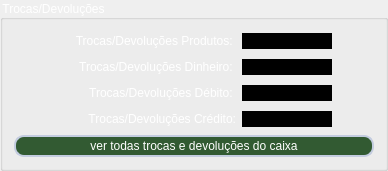
    <widget class="QGroupBox" name="groupBox_trocas_devolucoes">
     <property name="geometry">
      <rect>
       <x>20</x>
       <y>320</y>
       <width>388</width>
       <height>161</height>
      </rect>
     </property>
     <property name="styleSheet">
      <string notr="true">color: white;</string>
     </property>
     <property name="title">
      <string>Trocas/Devoluções</string>
     </property>
     <layout class="QVBoxLayout" name="verticalLayout_14">
      <item>
       <layout class="QHBoxLayout" name="horizontalLayout_8">
        <item>
         <spacer name="horizontalSpacer_10">
          <property name="orientation">
           <enum>Qt::Orientation::Horizontal</enum>
          </property>
          <property name="sizeHint" stdset="0">
           <size>
            <width>40</width>
            <height>20</height>
           </size>
          </property>
         </spacer>
        </item>
        <item>
         <widget class="QLabel" name="label_48">
          <property name="minimumSize">
           <size>
            <width>180</width>
            <height>0</height>
           </size>
          </property>
          <property name="maximumSize">
           <size>
            <width>180</width>
            <height>16777215</height>
           </size>
          </property>
          <property name="styleSheet">
           <string notr="true">font: 550 8pt &quot;Segoe UI&quot;;
color: white;</string>
          </property>
          <property name="text">
           <string>Trocas/Devoluções Produtos: </string>
          </property>
          <property name="alignment">
           <set>Qt::AlignmentFlag::AlignRight|Qt::AlignmentFlag::AlignTrailing|Qt::AlignmentFlag::AlignVCenter</set>
          </property>
         </widget>
        </item>
        <item>
         <widget class="QLineEdit" name="input_trocas_devolucoes_produtos">
          <property name="minimumSize">
           <size>
            <width>90</width>
            <height>0</height>
           </size>
          </property>
          <property name="maximumSize">
           <size>
            <width>90</width>
            <height>16777215</height>
           </size>
          </property>
          <property name="styleSheet">
           <string notr="true">color: white;
background-color: black;
border: solid gray 2px;</string>
          </property>
          <property name="alignment">
           <set>Qt::AlignmentFlag::AlignCenter</set>
          </property>
          <property name="readOnly">
           <bool>true</bool>
          </property>
         </widget>
        </item>
        <item>
         <spacer name="horizontalSpacer_9">
          <property name="orientation">
           <enum>Qt::Orientation::Horizontal</enum>
          </property>
          <property name="sizeHint" stdset="0">
           <size>
            <width>40</width>
            <height>20</height>
           </size>
          </property>
         </spacer>
        </item>
       </layout>
      </item>
      <item>
       <layout class="QHBoxLayout" name="horizontalLayout_15">
        <item>
         <spacer name="horizontalSpacer_17">
          <property name="orientation">
           <enum>Qt::Orientation::Horizontal</enum>
          </property>
          <property name="sizeHint" stdset="0">
           <size>
            <width>40</width>
            <height>20</height>
           </size>
          </property>
         </spacer>
        </item>
        <item>
         <widget class="QLabel" name="label_49">
          <property name="minimumSize">
           <size>
            <width>180</width>
            <height>0</height>
           </size>
          </property>
          <property name="maximumSize">
           <size>
            <width>180</width>
            <height>16777215</height>
           </size>
          </property>
          <property name="styleSheet">
           <string notr="true">font: 550 8pt &quot;Segoe UI&quot;;
color: white;</string>
          </property>
          <property name="text">
           <string>Trocas/Devoluções Dinheiro: </string>
          </property>
          <property name="alignment">
           <set>Qt::AlignmentFlag::AlignRight|Qt::AlignmentFlag::AlignTrailing|Qt::AlignmentFlag::AlignVCenter</set>
          </property>
         </widget>
        </item>
        <item>
         <widget class="QLineEdit" name="input_trocas_devolucoes_dinheiro">
          <property name="minimumSize">
           <size>
            <width>90</width>
            <height>0</height>
           </size>
          </property>
          <property name="maximumSize">
           <size>
            <width>90</width>
            <height>16777215</height>
           </size>
          </property>
          <property name="styleSheet">
           <string notr="true">color: white;
background-color: black;
border: solid gray 2px;</string>
          </property>
          <property name="alignment">
           <set>Qt::AlignmentFlag::AlignCenter</set>
          </property>
          <property name="readOnly">
           <bool>true</bool>
          </property>
         </widget>
        </item>
        <item>
         <spacer name="horizontalSpacer_18">
          <property name="orientation">
           <enum>Qt::Orientation::Horizontal</enum>
          </property>
          <property name="sizeHint" stdset="0">
           <size>
            <width>40</width>
            <height>20</height>
           </size>
          </property>
         </spacer>
        </item>
       </layout>
      </item>
      <item>
       <layout class="QHBoxLayout" name="horizontalLayout_16">
        <item>
         <spacer name="horizontalSpacer_19">
          <property name="orientation">
           <enum>Qt::Orientation::Horizontal</enum>
          </property>
          <property name="sizeHint" stdset="0">
           <size>
            <width>40</width>
            <height>20</height>
           </size>
          </property>
         </spacer>
        </item>
        <item>
         <widget class="QLabel" name="label_50">
          <property name="minimumSize">
           <size>
            <width>180</width>
            <height>0</height>
           </size>
          </property>
          <property name="maximumSize">
           <size>
            <width>180</width>
            <height>16777215</height>
           </size>
          </property>
          <property name="styleSheet">
           <string notr="true">font: 550 8pt &quot;Segoe UI&quot;;
color: white;</string>
          </property>
          <property name="text">
           <string>Trocas/Devoluções Débito: </string>
          </property>
          <property name="alignment">
           <set>Qt::AlignmentFlag::AlignRight|Qt::AlignmentFlag::AlignTrailing|Qt::AlignmentFlag::AlignVCenter</set>
          </property>
         </widget>
        </item>
        <item>
         <widget class="QLineEdit" name="input_trocas_devolucoes_debito">
          <property name="minimumSize">
           <size>
            <width>90</width>
            <height>0</height>
           </size>
          </property>
          <property name="maximumSize">
           <size>
            <width>90</width>
            <height>16777215</height>
           </size>
          </property>
          <property name="styleSheet">
           <string notr="true">color: white;
background-color: black;
border: solid gray 2px;</string>
          </property>
          <property name="alignment">
           <set>Qt::AlignmentFlag::AlignCenter</set>
          </property>
          <property name="readOnly">
           <bool>true</bool>
          </property>
         </widget>
        </item>
        <item>
         <spacer name="horizontalSpacer_20">
          <property name="orientation">
           <enum>Qt::Orientation::Horizontal</enum>
          </property>
          <property name="sizeHint" stdset="0">
           <size>
            <width>40</width>
            <height>20</height>
           </size>
          </property>
         </spacer>
        </item>
       </layout>
      </item>
      <item>
       <layout class="QHBoxLayout" name="horizontalLayout_17">
        <item>
         <spacer name="horizontalSpacer_21">
          <property name="orientation">
           <enum>Qt::Orientation::Horizontal</enum>
          </property>
          <property name="sizeHint" stdset="0">
           <size>
            <width>40</width>
            <height>20</height>
           </size>
          </property>
         </spacer>
        </item>
        <item>
         <widget class="QLabel" name="label_51">
          <property name="minimumSize">
           <size>
            <width>180</width>
            <height>0</height>
           </size>
          </property>
          <property name="maximumSize">
           <size>
            <width>180</width>
            <height>16777215</height>
           </size>
          </property>
          <property name="styleSheet">
           <string notr="true">font: 550 8pt &quot;Segoe UI&quot;;
color: white;</string>
          </property>
          <property name="text">
           <string>Trocas/Devoluções Crédito:</string>
          </property>
          <property name="alignment">
           <set>Qt::AlignmentFlag::AlignRight|Qt::AlignmentFlag::AlignTrailing|Qt::AlignmentFlag::AlignVCenter</set>
          </property>
         </widget>
        </item>
        <item>
         <widget class="QLineEdit" name="input_trocas_devolucoes_credito">
          <property name="minimumSize">
           <size>
            <width>90</width>
            <height>0</height>
           </size>
          </property>
          <property name="maximumSize">
           <size>
            <width>90</width>
            <height>16777215</height>
           </size>
          </property>
          <property name="styleSheet">
           <string notr="true">color: white;
background-color: black;
border: solid gray 2px;</string>
          </property>
          <property name="alignment">
           <set>Qt::AlignmentFlag::AlignCenter</set>
          </property>
          <property name="readOnly">
           <bool>true</bool>
          </property>
         </widget>
        </item>
        <item>
         <spacer name="horizontalSpacer_22">
          <property name="orientation">
           <enum>Qt::Orientation::Horizontal</enum>
          </property>
          <property name="sizeHint" stdset="0">
           <size>
            <width>40</width>
            <height>20</height>
           </size>
          </property>
         </spacer>
        </item>
       </layout>
      </item>
      <item>
       <widget class="QPushButton" name="btn_ver_trocas_dev">
        <property name="styleSheet">
         <string notr="true">QPushButton {
	font: 350 7pt &quot;Segoe UI&quot;;
	background-color: rgb(50,90,50);
	padding: 2px;
	border: 2px solid #c3ccdf;
	color: rgb(255,255,255);
	border-radius: 10px;
}

QPushButton:hover {
	background-color: rgb(85, 170, 255);
}

QPushButton:pressed {
	background-color: rgb(255, 0, 127);
}</string>
        </property>
        <property name="text">
         <string>ver todas trocas e devoluções do caixa</string>
        </property>
       </widget>
      </item>
     </layout>
    </widget>
